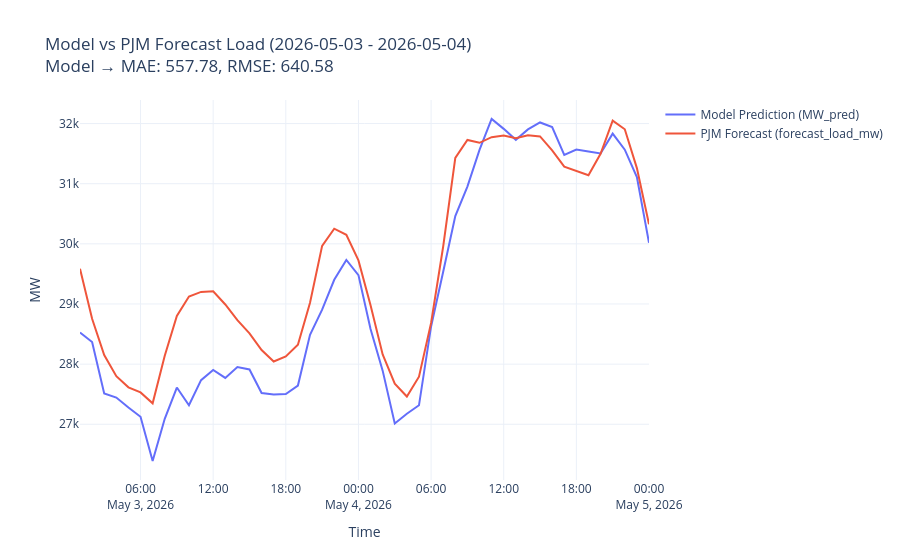

Notebook source saved alongside this figure:
### Code cell
import plotly.graph_objects as go

plot_df = com_final.sort_values("datetime_ending_ept")

fig = go.Figure()

fig.add_trace(go.Scatter(
    x=plot_df["datetime_ending_ept"],
    y=plot_df["com_MW_pred"],
    mode="lines",
    name="Model Prediction (MW_pred)"
))

fig.add_trace(go.Scatter(
    x=plot_df["datetime_ending_ept"],
    y=plot_df["com_forecast_load_mw"],
    mode="lines",
    name="PJM Forecast (forecast_load_mw)"
))

fig.update_layout(
    title=(
        f"Model vs PJM Forecast Load "
        f"({start_date.strftime('%Y-%m-%d')} - {end_date.strftime('%Y-%m-%d')})<br>"
        f"Model → MAE: {mean_mae:.2f}, RMSE: {mean_rmse:.2f} "
    ),
    xaxis_title="Time",
    yaxis_title="MW",
    template="plotly_white"
)

fig.show()
